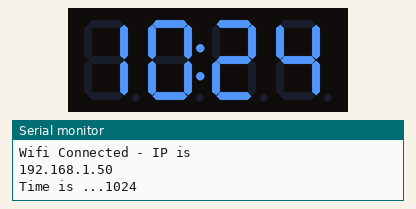
Recording of a sketch running on a simulated ESP32. On the bench: 4-digit seven-segment display, the last lines printed to the serial monitor. WiFi joins after 1.5 s; servers stay silent unless stated; the local clock reads 2024-03-15 10:24:30 at power-on unless the sketch sets it.

Above: at 3.1 s.
At 66.4 s:
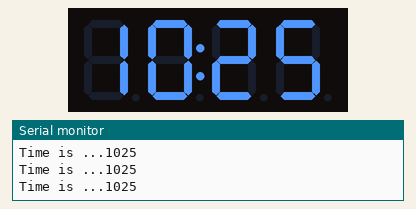
At 128.7 s:
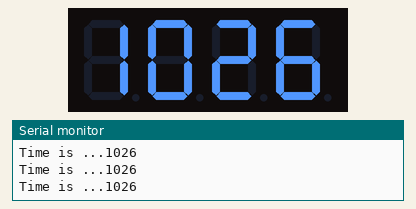

The sketch:

ESP32_TM1637LocalTimedisplay.ino
```cpp
/*Pintu Shaw - Digitalab.org
Complete project details can be access from ...
Permission is herby granted, free of charge to use it for any project
 */
#include <WiFi.h>
#include "time.h"
#include <TM1637Display.h>

const char* ssid = "REPLACE_WITH_YOUR_SSID";
const char* password = "REPLACE_WITH_YOUR_PASSWORD";

// tm1637 pin
#define CLK 4
#define DIO 5


TM1637Display display(CLK,DIO);

//Timezone (Indian Standard Time /IST)
// Change as per your timezone
const char* TZ_INFO = "IST-5:30";

// Initialize Wifi
void initWifi(){
  WiFi.begin(ssid,password);
  while (WiFi.status() !=WL_CONNECTED) {
    delay(1000);
    Serial.println("Wait ! Connecting to wifi...");
    if (WiFi.status()==WL_CONNECT_FAILED) {
      Serial.println("Failed connection..");
      break;
    }

  }
  Serial.println("Wifi Connected - IP is ");
  Serial.println( WiFi.localIP());
}

// Initialize Time with specified timezone
void initTime() {
  configTime(0,0,"pool.ntp.org");
  setenv("TZ",TZ_INFO,1);
  tzset();
}

//Display time on the screen
void displayTime() {
  // Blinking colon
  static bool colon = false;
  colon = !colon;
  //Get current time
  struct tm timeinfo;
  if (!getLocalTime(&timeinfo)) {
    return;
  }
  int hours = timeinfo.tm_hour; // get hours
  int min = timeinfo.tm_min; //get minutes

  int hourPart = hours*100;    //Move hours to left 2 digits
  int value= hourPart + min ; // Combine init HHMM
  Serial.print("Time is ...");
  Serial.println(value);
  //Code for blinking colon
  uint8_t colonMask;
  if (colon ==true) {
    colonMask= 0b01000000; // turn colon on
  } else {
    colonMask=0;           // turn colon off
  }
  display.showNumberDecEx(
    value,
    colonMask,     // blink colon
    true           // leading zeros
  );
}
void setup() {
    // put your setup code here, to run once:
    Serial.begin(115200);
    delay(1000);
    display.setBrightness(7);
    display.clear();
    initWifi();
    initTime();
}
void loop() {
  // put your main code here, to run repeatedly:

    displayTime();
    delay(1000);
}
```
